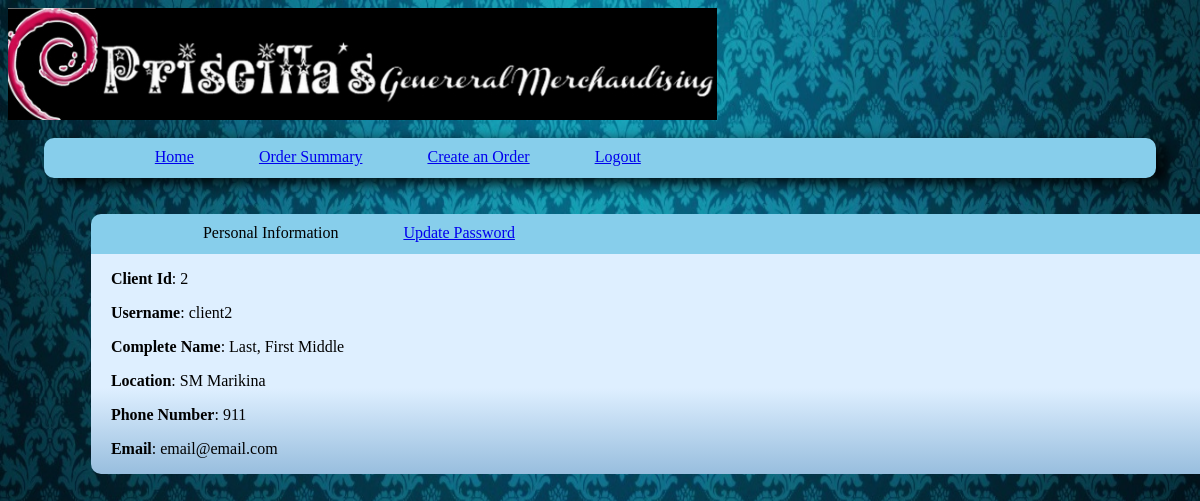
The page /clientportal.php (signed in) on the database its author committed.
### tables this page shows
CREATE TABLE IF NOT EXISTS `clients` (
  `client_id` int(11) NOT NULL AUTO_INCREMENT,
  `username` varchar(50) NOT NULL,
  `password` varchar(50) NOT NULL,
  `client_name` varchar(100) NOT NULL,
  `branches` varchar(100) NOT NULL,
  `phone_number` int(100) NOT NULL,
  `email` varchar(50) NOT NULL,
  PRIMARY KEY (`client_id`)
);

### clientportal.php (the view, shortened to what this page needs)
<html>
<head>
	<link rel="stylesheet" href="style-admin.css" />
</head>
<body>
	<img src="images/header.jpg"/><br/><Br/>
		<div class="header">
			<div class="tab1">
				<div class="tab2"><a href="clientportal.php">Home</a></div>
				<div class="tab2"><a href="order_summary.php">Order Summary</a></div>
				<div class="tab2"><a href="order_create.php">Create an Order</a></div>
				<div class="tab2"><a href="logout.php">Logout</a></div>
			</div>
		</div>
		<div id="container">
			<div id="upper-tab">
				<div id="crud-item">
					<div class="tab-cont"><span>Personal Information</span></div>
					<div class="tab-cont"><a href="updateinfo_client.php">Update Password</a></div>
				</div>
			</div>
			<div id="item-names">
				<?php
					$username = $_SESSION['client'];
					$query = mysql_query("Select * from `clients` WHERE username='$username'");
					while($row = mysql_fetch_assoc($query)){
							Print '<p><strong>Client Id</strong>: '.$row['client_id'].'</p>';
							Print '<p><strong>Username</strong>: '.$row['username'].'</p>';
							Print '<p><strong>Complete Name</strong>: '.$row['client_name'].'</p>';
							Print '<p><strong>Location</strong>: '.$row['branches'].'</p>';
							Print '<p><strong>Phone Number</strong>: '.$row['phone_number'].'</p>';
							Print '<p><strong>Email</strong>: '.$row['email'].'</p>';
					}
				?>
			</div>
		</div>
</body>
</html>

### style-admin.css (style rules this page uses)
body { background-image: url('images/background.jpg'); background-color: white; background-repeat: no-repeat; background-size: 100% 100%; }
.header { background-color: skyblue; border-radius: 10px 10px 10px 10px; box-shadow: 10px 5px 15px; height: 40px; margin-left: 3%; margin-right: 3%; }
.tab1 { float: left; margin-left: 10%; margin-top: 10px; display: block; }
.tab2 { float: left; margin-right: 65px; font-family: Verdana Rounded MT Bold; }
#container { background: rgb(222,239,255); background: -moz-linear-gradient(top, rgba(222,239,255,1) 67%, rgba(152,190,222,1) 100%); background: -webkit-gradient(linear, left top, left bottom, color-stop(67%,rgba(222,239,255,1)), color-stop(100%,rgba(152,190,222,1))); background: -webkit-linear-gradient(top, rgba(222,239,255,1) 67%,rgba(152,190,222,1) 100%); background: -o-linear-gradient(top, rgba(222,239,255,1) 67%,rgba(152,190,222,1) 100%); background: -ms-linear-gradient(top, rgba(222,239,255,1) 67%,rgba(152,190,222,1) 100%); background: linear-gradient(to bottom, rgba(222,239,255,1) 67%,rgba(152,190,222,1) 100%); filter: progid:DXImageTransform.Microsoft.gradient( startColorstr='#deefff', endColorstr='#98bede',GradientType=0 ); height: auto; width: 1120px; margin-top: 3%; margin-left: 7%; margin-right: 5%; border-radius: 15px 15px 10px 10px; float: left; font-family: Tahoma; }
#item-names { margin-left: 20px; }
#upper-tab { background-color: skyblue; height: 40px; width: 1120px; border-radius: 10px 10px 0 0; }
#crud-item { float: left; margin-left: 10%; margin-top: 10px; display: block; }
.tab-cont { float: left; margin-right: 65px; font-family: Verdana Rounded MT Bold; }

### rows shown on the page
clients: client_id "2", username "client2", client_name "Last, First Middle", branches "SM Marikina", phone_number "911", email "email@email.com"
